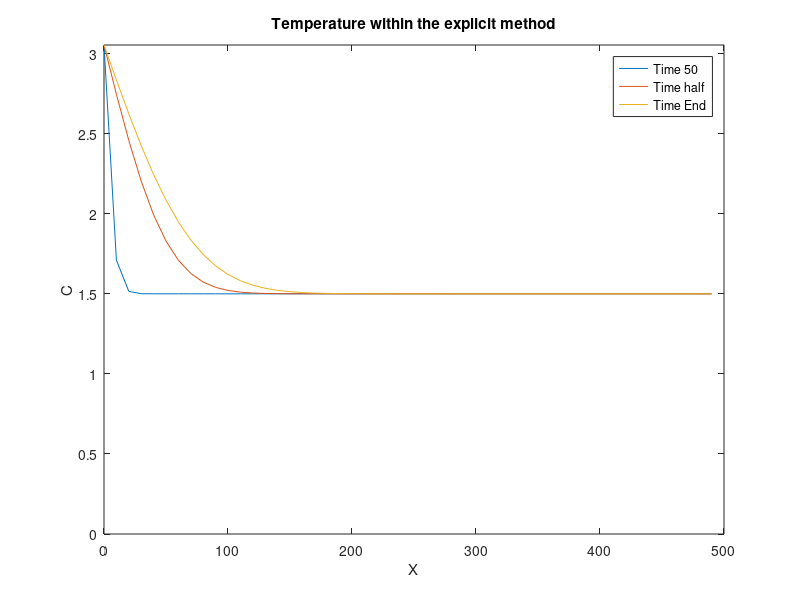
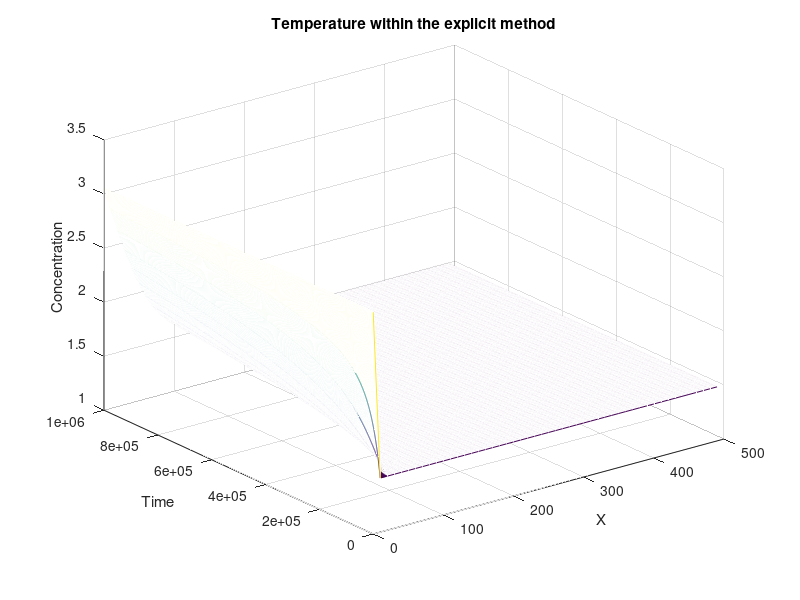

Source code (MATLAB) for these figures, in order:
%% Gas Diffusion into liquid
% One dimensional diffusion of gas through liquid
% Finite difference and euler's method

%% Assumptions
% Contant temperature, constant pressure, pure h2o, pure gas, natural
% diffusion.

clear
% Parameters to define the diffusion equation and the range in space and time 
L = 500; % cm
T =1000000; % s
tottime=T*(1/(60*60*24))
khco2=0.034; % mol/(L atm) henry constant for co2
mwco2=44; % g/mol, co2
psipatm=14.6959; % psi per atm.
press=30; % psi
cas=(press*khco2*mwco2)/psipatm %
cao=1.5; % g/l
dab = 0.0016; %  cm^2/s, diffusivity of co2 in water

%  Parameters needed to solve the equation within the explicit method
k = 5000; %  Number of time steps
dt = T/k; % differential time step
n = 50; %  Number of space steps
dx = L/n; % differential space step
b = dab*dt/(dx*dx); %  Stability parameter (b=<1)

%  Initial concentration of in liquid: a source of gas with no sink.
for i = 2:n
        x(i)=(i-1)*dx;
        c(i,1)=cao;
end

%  Concentration at boundary
for j=1:k
        c(1,j) = cas;
        time(j) = (j-1)*dt;
end
c(:,:)=cao;
c(1,:)=cas;

for j=1:k-1 % Time Loop
    for i=2:n-1; % Space Loop
        c(i,j+1) =b*c(i+1,j)+(1-2*b)*c(i,j)+b*c(i-1,j);
    end
    c(n,j+1)=c(n-1,j+1);
end

% Graphical representation of the temperature at different selected times
figure(1)
plot(x,c(:,50),'-',x,c(:,end/2),'-',x,c(:,end-1),'-')
title('Temperature within the explicit method')
xlabel('X')
ylabel('C')
axis([0 L 0 cas])
legend('Time 50','Time half','Time End')

figure(2)
mesh(x,time,c')
title('Temperature within the explicit method')
xlabel('X')
ylabel('Time')
zlabel('Concentration')